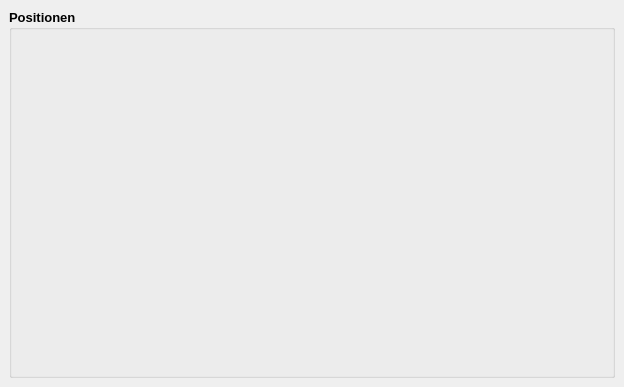
<?xml version="1.0" encoding="UTF-8"?>
<ui version="4.0">
 <class>Form</class>
 <widget class="QWidget" name="Form">
  <property name="geometry">
   <rect>
    <x>0</x>
    <y>0</y>
    <width>624</width>
    <height>387</height>
   </rect>
  </property>
  <property name="windowTitle">
   <string>Form</string>
  </property>
  <layout class="QVBoxLayout" name="verticalLayout">
   <property name="spacing">
    <number>6</number>
   </property>
   <property name="margin">
    <number>9</number>
   </property>
   <item>
    <widget class="QGroupBox" name="groupBox">
     <property name="font">
      <font>
       <pointsize>10</pointsize>
       <weight>75</weight>
       <bold>true</bold>
      </font>
     </property>
     <property name="title">
      <string>Positionen</string>
     </property>
     <property name="flat">
      <bool>true</bool>
     </property>
     <layout class="QVBoxLayout" name="verticalLayout_2"/>
    </widget>
   </item>
  </layout>
 </widget>
 <resources/>
 <connections/>
</ui>
